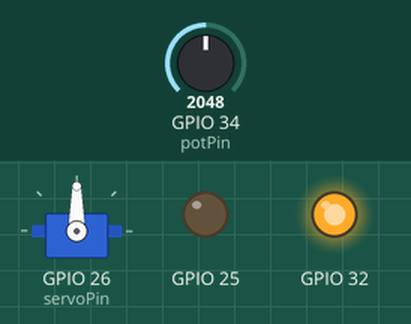
Bench run of a sketch on a simulated ESP32. On the bench: servo, output pins drawn as LEDs (lit = HIGH). The test bench sets the inputs (shaded band); at power-on: GPIO 34 (potPin) = 2048.

Above: at 1.2 s.
1.3 s: GPIO 34 (potPin) set to 2866
At 2.1 s:
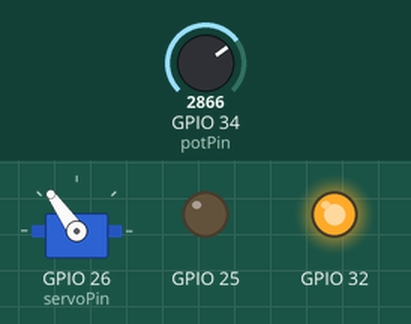
2.8 s: GPIO 34 (potPin) set to 3603
At 3.2 s:
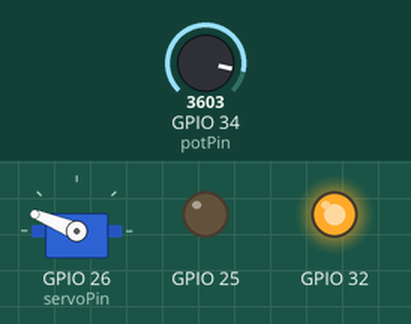
4.3 s: GPIO 34 (potPin) set to 4095
At 5.5 s:
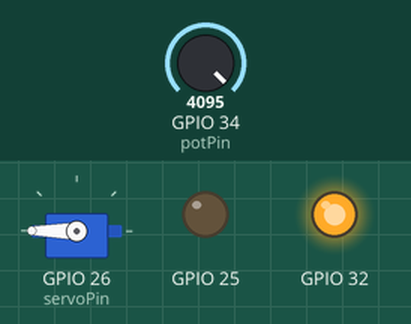
5.8 s: GPIO 34 (potPin) set to 1228
At 6.7 s:
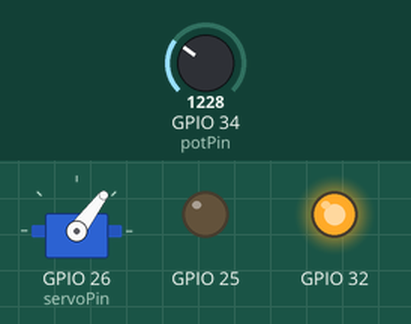
7.3 s: GPIO 34 (potPin) set to 491
At 7.8 s:
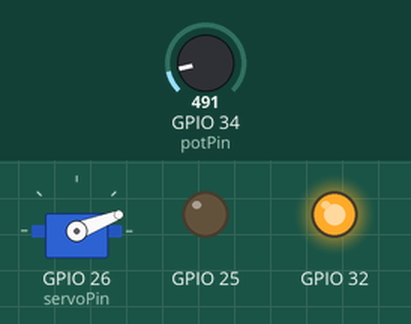
Timing chart, 0 to 9.8 s (numbered marks = the images above; inputs shaded):
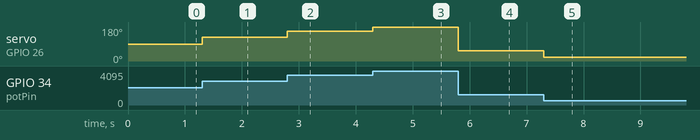

The sketch:

Servo_with_knob.ino
```cpp
#include <ESP32Servo.h>

Servo myservo;
int servoPin = 26;      // GPIO pin used to connect the servo control (digital out)
int potPin = 34;        // GPIO pin used to connect the potentiometer (analog in)
int ADC_Max = 4095;     // This is the default ADC max value on the ESP32 (12 bit ADC width);
int val;    // variable to read the value from the analog pin
void setup()
{
  pinMode(32, OUTPUT); pinMode(25, OUTPUT);
  digitalWrite(32, 1); digitalWrite(25, 0);
  // Allow allocation of all timers
  ESP32PWM::allocateTimer(0);
  ESP32PWM::allocateTimer(1);
  ESP32PWM::allocateTimer(2);
  ESP32PWM::allocateTimer(3);
  myservo.setPeriodHertz(50);// Standard 50hz servo
  myservo.attach(servoPin, 500, 2400);   // attaches the servo on pin 18 to the servo object
}

void loop() {
  val = analogRead(potPin);            // read the value of the potentiometer (value between 0 and 1023)
  val = map(val, 0, ADC_Max, 0, 180);     // scale it to use it with the servo (value between 0 and 180)
  myservo.write(val);                  // set the servo position according to the scaled value
//  delay(200);                          // wait for the servo to get there
}
```

Measured:
- after the input at 1.3 s, servo on GPIO 26 (servoPin): 90° → 125° at once
- after the input at 2.8 s, servo on GPIO 26 (servoPin): 125° → 158° at once
- after the input at 4.3 s, servo on GPIO 26 (servoPin): 158° → 180° at once
- after the input at 5.8 s, servo on GPIO 26 (servoPin): 180° → 53° at once
- after the input at 7.3 s, servo on GPIO 26 (servoPin): 53° → 21° at once
